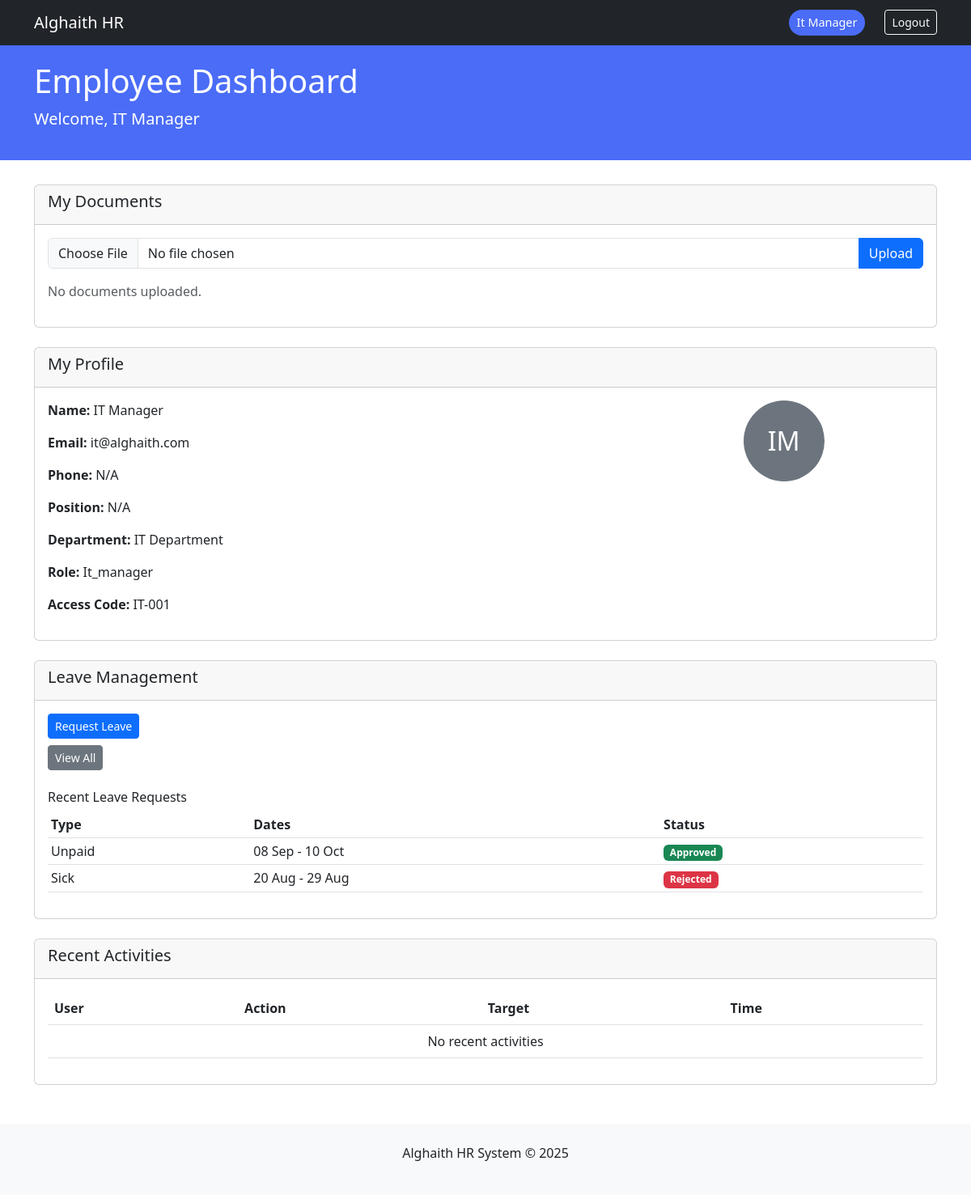
Before: /dashboard/employee (signed in) with the older database file.
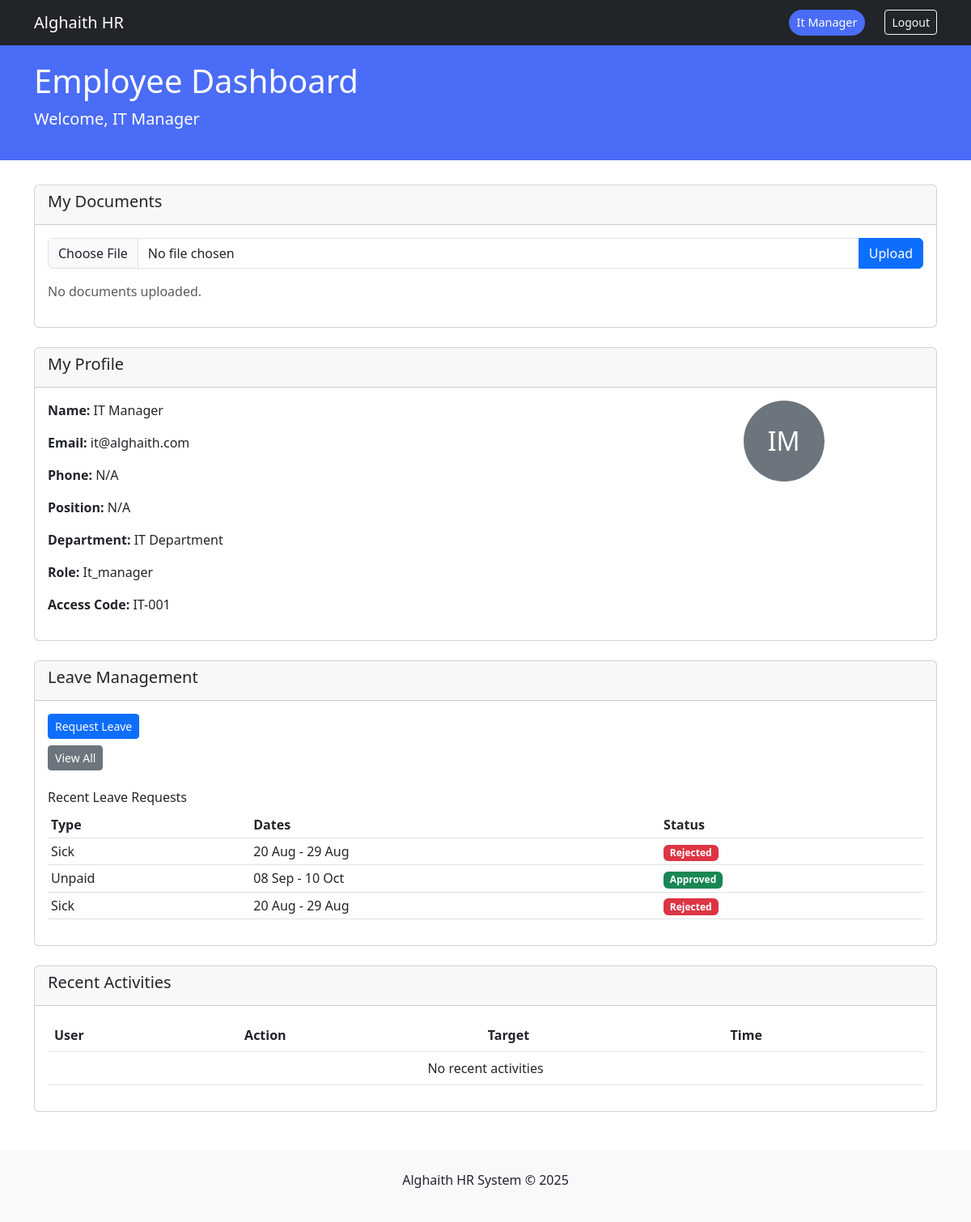
After: the same page with the newer database file.
### core/models.py (models this page shows)
class LeaveRequest(db.Model):
    __tablename__ = 'leave_requests'
    id = db.Column(db.Integer, primary_key=True)
    user_id = db.Column(db.Integer, db.ForeignKey('users.id'), nullable=False)
    approver_id = db.Column(db.Integer, db.ForeignKey('users.id'))
    type = db.Column(db.String(30), nullable=False, default='annual')  # annual/sick/unpaid/other
    start_date = db.Column(db.Date, nullable=False)
    end_date = db.Column(db.Date, nullable=False)
    reason = db.Column(db.Text)
    status = db.Column(db.String(20), nullable=False, default='pending')  # pending/approved/rejected
    decided_at = db.Column(db.DateTime)
    created_at = db.Column(db.DateTime, default=datetime.utcnow)
    updated_at = db.Column(db.DateTime, default=datetime.utcnow, onupdate=datetime.utcnow)
    requester = db.relationship('User', foreign_keys=[user_id], backref='leave_requests')
    approver = db.relationship('User', foreign_keys=[approver_id])

### modules/dashboard/routes.py (the view)
@dashboard_bp.route('/employee')
@login_required
def employee_dashboard():
    print(f"[DEBUG] Current user: id={current_user.id}, email={current_user.email}")
    latest_leaves = LeaveRequest.query.filter_by(user_id=current_user.id)\
        .order_by(LeaveRequest.created_at.desc()).limit(3).all()
    documents = EmployeeDocument.query.filter_by(user_id=current_user.id)\
        .order_by(EmployeeDocument.uploaded_at.desc()).all()
    if not documents:
        print("[DEBUG] No documents found for this user.")
    else:
        print(f"[DEBUG] Documents found: {len(documents)}")
        for doc in documents:
            print(f" - id={doc.id}, filename={doc.filename}, filepath={doc.filepath}, uploaded_at={doc.uploaded_at}")
    return render_template(
        'dashboard/employee.html',
        user=current_user,
        latest_leaves=latest_leaves,
        documents=documents
    )

### modules/auth/forms.py
class LogoutForm(FlaskForm):
    submit = SubmitField('Logout')

### app.py (called while the page is built)
@login_manager.user_loader
def load_user(user_id):
    from core.models import User
    return db.session.get(User, int(user_id))

### core/models.py (called while the page is built)
    @property
    def is_authenticated(self):
        return True

### templates/dashboard/employee.html (shortened to what the changed rows need)
{% extends "dashboard/base_dashboard.html" %}
{% set role_color = '#6c757d' %}
{% block dashboard_title %}Employee Dashboard{% endblock %}
{% block dashboard_content %}
<div class="card mb-4">
    <div class="card-body">
        {% if latest_leaves %}
        <div class="table-responsive">
            <table class="table table-sm">
                <thead>
                    <tr>
                        <th>Type</th>
                        <th>Dates</th>
                        <th>Status</th>
                    </tr>
                </thead>
                <tbody>
                    {% for leave in latest_leaves %}
                    <tr>
                        <td>{{ leave.type|capitalize }}</td>
                        <td>{{ leave.start_date.strftime("%d %b") }} - {{ leave.end_date.strftime("%d %b") }}</td>
                        <td>
                            {% if leave.status == 'approved' %}
                                <span class="badge bg-success">Approved</span>
                            {% elif leave.status == 'rejected' %}
                                <span class="badge bg-danger">Rejected</span>
                            {% else %}
                                <span class="badge bg-warning text-dark">Pending</span>
                            {% endif %}
                        </td>
                    </tr>
                    {% endfor %}
                </tbody>
            </table>
        </div>
        {% else %}
        <p class="text-muted mb-0">No leave requests yet.</p>
        {% endif %}
    </div>
</div>
<div class="card">
    <div class="card-body">
        {% include 'dashboard/partials/recent_activities.html' %}
    </div>
</div>
{% endblock %}

Changed rows visible on the page:
added LeaveRequest: type "Sick", start_date "20 Aug", end_date "29 Aug", status "Rejected"
